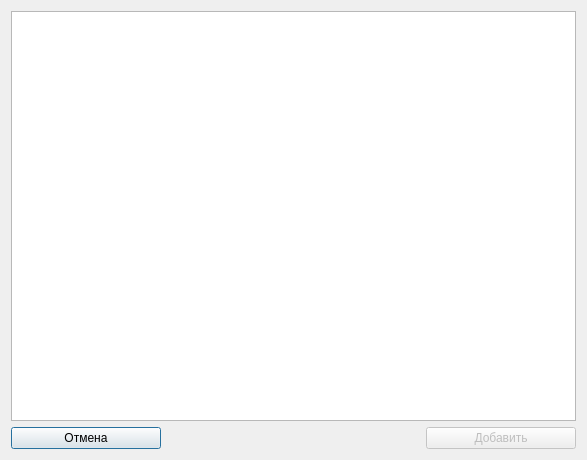
<?xml version="1.0" encoding="UTF-8"?>
<ui version="4.0">
 <class>DestinationSelectionDialog</class>
 <widget class="QDialog" name="DestinationSelectionDialog">
  <property name="geometry">
   <rect>
    <x>0</x>
    <y>0</y>
    <width>587</width>
    <height>460</height>
   </rect>
  </property>
  <property name="sizePolicy">
   <sizepolicy hsizetype="Maximum" vsizetype="Maximum">
    <horstretch>0</horstretch>
    <verstretch>0</verstretch>
   </sizepolicy>
  </property>
  <property name="windowTitle">
   <string>Dialog</string>
  </property>
  <layout class="QVBoxLayout" name="verticalLayout">
   <item>
    <widget class="QTableView" name="tableView"/>
   </item>
   <item>
    <layout class="QHBoxLayout" name="horizontalLayout">
     <item>
      <widget class="QPushButton" name="cancelDestinationSelectionButton">
       <property name="minimumSize">
        <size>
         <width>150</width>
         <height>0</height>
        </size>
       </property>
       <property name="text">
        <string>Отмена</string>
       </property>
      </widget>
     </item>
     <item>
      <spacer name="horizontalSpacer">
       <property name="orientation">
        <enum>Qt::Orientation::Horizontal</enum>
       </property>
       <property name="sizeHint" stdset="0">
        <size>
         <width>40</width>
         <height>20</height>
        </size>
       </property>
      </spacer>
     </item>
     <item>
      <widget class="QPushButton" name="addDestinationSelectionButton">
       <property name="enabled">
        <bool>false</bool>
       </property>
       <property name="minimumSize">
        <size>
         <width>150</width>
         <height>0</height>
        </size>
       </property>
       <property name="text">
        <string>Добавить</string>
       </property>
      </widget>
     </item>
    </layout>
   </item>
  </layout>
 </widget>
 <resources/>
 <connections>
  <connection>
   <sender>cancelDestinationSelectionButton</sender>
   <signal>clicked()</signal>
   <receiver>DestinationSelectionDialog</receiver>
   <slot>close()</slot>
   <hints>
    <hint type="sourcelabel">
     <x>29</x>
     <y>439</y>
    </hint>
    <hint type="destinationlabel">
     <x>5</x>
     <y>433</y>
    </hint>
   </hints>
  </connection>
 </connections>
</ui>
